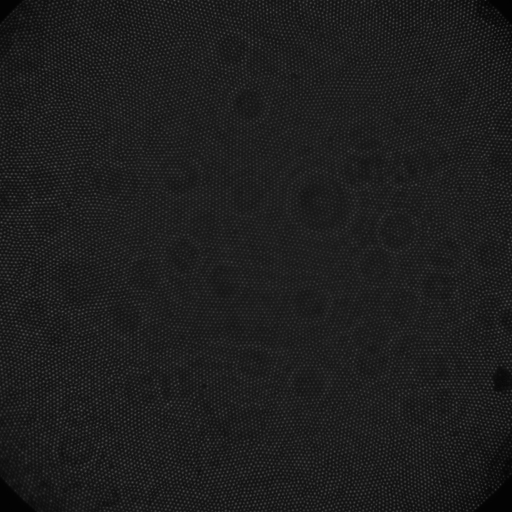
#> input picture test/test data/microspheres_holo.tif, 1024 x 1024 px, found by its file name (shown at 1/2 size); the run also reads 1 picture not shown here
$ python test_refocus.py
#> lines starting #> are read from the running program, lines starting #| are printed output that depends on the picture; after the words box and inside, x2 and y2 are one past the last pixel; in counts of white or black regions, pixels touching at a corner belong together
### pybundle.py
# -*- coding: utf-8 -*-
"""
PyBundle is an open source Python package for image processing of
fibre bundle images.

Classes:
    PyBundle : Bundle image processing
    Mosaic   : High speed mosaicking

@author: Mike Hughes
Applied Optics Group, University of Kent
https://github.com/mikehugheskent
"""


import numpy as np
import math
import time
from matplotlib import pyplot as plt

import cv2 as cv
from skimage.transform import hough_circle, hough_circle_peaks


class PyBundle:


    def __init__(self):
        pass


    # Applies Gaussian filter to image
    def gFilter(img, filterSize):

        kernelSize = round(filterSize * 6)           # Kernal size needs to be larger than sigma
        kernelSize = kernelSize + 1 - kernelSize%2   # Kernel size must be odd
        imgFilt = cv.GaussianBlur(img,(kernelSize,kernelSize), filterSize)
        return imgFilt


    # Locates bundle in an image by thresholding and searching for largest
    # connected region. Returns tuple of (centreX, centreY, radius)
    # [27 lines left out: function findBundle, not called in this run]


    # Extracts a square around the bundle using specified co-ordinates
    def cropRect(img,loc):
        cx = loc[0]
        cy = loc[1]
        rad = loc[2]
        imgCrop = img[cy-rad:cy+ rad, cx-rad:cx+rad]

        # Correct the co-ordinates of the bundles so that they
        # are correct for new cropped image
        newLoc = [rad,rad,loc[2] ]

        return imgCrop, newLoc


    # Finds the mask and applies it to set all values outside
    def maskAuto(img, loc):
        imgMasked = np.multiply(img, PyBundle.getMask(img,loc))
        return imgMasked

    # Sets all pixels outside bundle to 0
    def mask(img, mask):
        imgMasked = np.multiply(img, mask)
        return imgMasked

    # Returns location of bundle (tuple of centreX, centreY, radius) and a
    # a mask image with all pixel inside of bundle = 1, and those outside = 2
    # [5 lines left out: function locateBundle, not called in this run]

    # Sequentially crops image to bundle, applies Gaussian filter and then
    # sets pixels outside bundle to 0
    def cropFilterMask(img, loc, mask, filterSize, **kwargs):

        resize = kwargs.get('resize', -1)

        img = PyBundle.mask(img, mask)
        img = PyBundle.gFilter(img, filterSize)
        img, newLoc = PyBundle.cropRect(img, loc)
        if resize > 0:
            img = cv.resize(img, (resize,resize))


        return img


    # Returns a mask, 1 inside bundle, 0 outside bundle
    def getMask(img, loc):
        cx = loc[0]
        cy = loc[1]
        rad = loc[2]
        mY,mX = np.meshgrid(range(img.shape[0]),range(img.shape[1]))

        m = np.square(mX - cx) +  np.square(mY - cy)
        imgMask = np.transpose(m < rad**2)

        return imgMask


    # Find cores in bundle image using Hough transform. This generally
    # does not work as well as findCores and is a lot slower!
    # [99 lines left out: functions findCoresHough, findCores, extractCentral, not called in this run]


##############################################################################
class Mosaic:

    CROP = 0
    EXPAND = 1
    SCROLL = 2

    LEFT = 0
    TOP = 1
    RIGHT = 2
    BOTTOM = 3


    # [119 lines left out: functions __init__, initialise, add, not called in this run]


    # Return mosaic image
    def getMosaic(self):
        return self.mosaic


    # Dead leaf insertion of image into a mosaic at position. Only pixels for
    # which mask == 1 are copied
    # [180 lines left out: functions insertIntoMosaic, insertIntoMosaicBlended, findShift, extractCentral, cosineWindow, isOutSideMosaic and 2 more, not called in this run]


### PyHoloscope.py
# -*- coding: utf-8 -*-
"""
PyHoloscope

Mike Hughes, Applied Optics Group, University of Kent
"""

import numpy as np
import cv2 as cv
import math
import scipy
import time
from matplotlib import pyplot as plt

# Creates Fourier domain propagator for angular spectrum meethod. GridSize
# is size of image (in pixels) to refocus.
def propagator(gridSize, wavelength, pixelSize, depth):


    area = gridSize * pixelSize

    (xM, yM) = np.meshgrid(range(gridSize), range(gridSize))

    fac = wavelength/area;

    alpha = fac*(xM - gridSize/2 -1)
    beta = fac*(yM - gridSize/2 -1)

    prop = np.exp(-2*math.pi*1j*depth*np.sqrt(1 - alpha**2 - beta**2)/wavelength)

    prop[(alpha**2 + beta**2) > 1] = 0

    return prop

# Refocus using angular spectrum method. Takes a pre-computed propagator. Optionally specifiy
# window - numpy array to multiple with prior to refocus, background - background image to subtract
# to make contrast hologram. Returns the complex image.
def refocus(img, propagator, **kwargs):

    background = kwargs.get('background', 0)
    window = kwargs.get('window', -1)
    imgIsFourier = kwargs.get('FourierDomain', False)


    # If we have been sent the FFT of image, used when repeatedly calling refocus
    # (for example when finding best focus) we don't need to do FFT or shift for speed
    if imgIsFourier:

       return np.fft.ifft2(np.fft.fftshift(img * propagator))

    else:   # If we are sent the spatial domain image

        if np.size(background) > 1:
            cHologram = img.astype('float32') - background.astype('float32')
        else:
            cHologram  = img.astype('float32')

        # If window was specified then multiply by window first
        if np.size(window) > 1:
            cHologram = cHologram * window

        return np.fft.ifft2(np.fft.fftshift(np.fft.fftshift(np.fft.fft2(cHologram)) * propagator))


# Produce a circular cosine window mask on grid of imgSize * imgSize. Mask
# is 0 for radius > circleSize and 1 for radius < (circleSize - skinThickness)
# The intermediate region is a smooth cosine function.
def circCosineWindow(imgSize, circleRadius, skinThickness):
    innerRad = circleRadius - skinThickness
    xM, yM = np.meshgrid(range(imgSize),range(imgSize))
    imgRad = np.sqrt( (xM - imgSize/2) **2 + (yM - imgSize/2) **2)
    mask =  np.cos(math.pi / (2 * skinThickness) * (imgRad - innerRad))**2
    mask[imgRad < innerRad ] = 1
    mask[imgRad > innerRad + skinThickness] = 0
    return mask


# Returns score of how 'in focus' an image is based on selected method.
# Brenner, Sobel or Peak
# [146 lines left out: functions focusScore, refocusAndScore, findFocus, focusScoreCurve, not called in this run]


# Utility class for region of interest
class roi:

    # [5 lines left out: function __init__, not called in this run]

    def __str__(self):
        return str(self.x) + ',' + str(self.y) + ',' + str(self.width) + ',' + str(self.height)

    # Stops ROI exceeding images size
    # [6 lines left out: function constrain, not called in this run]

    # img is cropped to ROI
    def crop (self, img):
        return img[self.x: self.x + self.width - 1, self.y:self.y + self.height - 1]


# LUT of propagators
class PropLUT:
    # [8 lines left out: function __init__, not called in this run]

    def __str__(self):
        return "LUT of " + str(self.nDepths) + " propagators from depth of " + str(self.depths[0]) + " to " + str(self.depths[-1]) + ". Wavelength: " + str(self.wavelength) + ", Pixel Size: " + str(self.pixelSize)

    # [8 lines left out: function propagator, not called in this run]


### old/test_refocus.py
# -*- coding: utf-8 -*-
"""
Tests numerical refocus of inline hologram.

@author: Mike Hughes
Applied Optics Group
University of Kent
"""

from matplotlib import pyplot as plt
import numpy as np
import time

import cv2 as cv

import context      # Load paths
import PyHoloscope as holo
from pybundle import PyBundle


hologram = cv.imread("test data\\microspheres_holo.tif")[:,:,0]
#> hologram: shape (1024, 1024); min 2, max 99, mean 29.2
background = cv.imread('test data\\microspheres_back.tif')[:,:,0]
#> background: shape (1024, 1024); min 2, max 92, mean 30.8


# Bundle pattern removal
loc = (640,512,512)      # Fibre bundle location (x,y,radius)
imgSize = 300            # Image size after fibre core removal
rad = imgSize/2          # Image radius after fibre core removal

# Holography
skinThickness = 20       # Feathering of circular window
wavelength = 0.45e-6                  # Blue LED
pixelSize = 0.44e-6 / imgSize * 1024


depth = 0.00054

# Create mask and window
mask = PyBundle.getMask(hologram, loc)
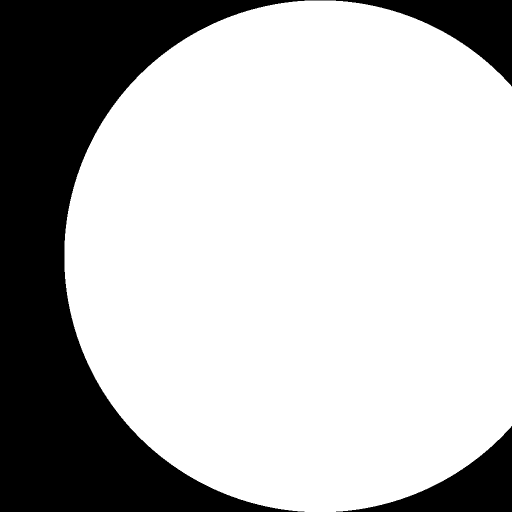
#> mask: shape (1024, 1024) bool (shown at 1/2 size); 72.8% white; 2 black regions, box (x1, y1, x2, y2) and area: (0, 0, 1024, 1024) 264681, (672, 852, 1024, 1024) 20160
window = holo.circCosineWindow(imgSize,rad, skinThickness)

# Pre-process bundle images
holoProc = PyBundle.cropFilterMask(hologram, loc, mask, 2.5, resize = imgSize)
#> in mask, `imgMasked = np.multiply(img, mask)`:
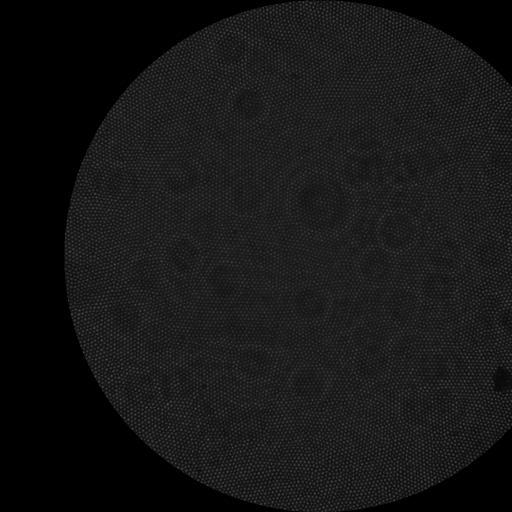
#> imgMasked: shape (1024, 1024) (shown at 1/2 size); min 0, max 99, mean 21.7
#> in cropRect, `imgCrop = img[cy-rad:cy+ rad, cx-rad:cx+rad]`:
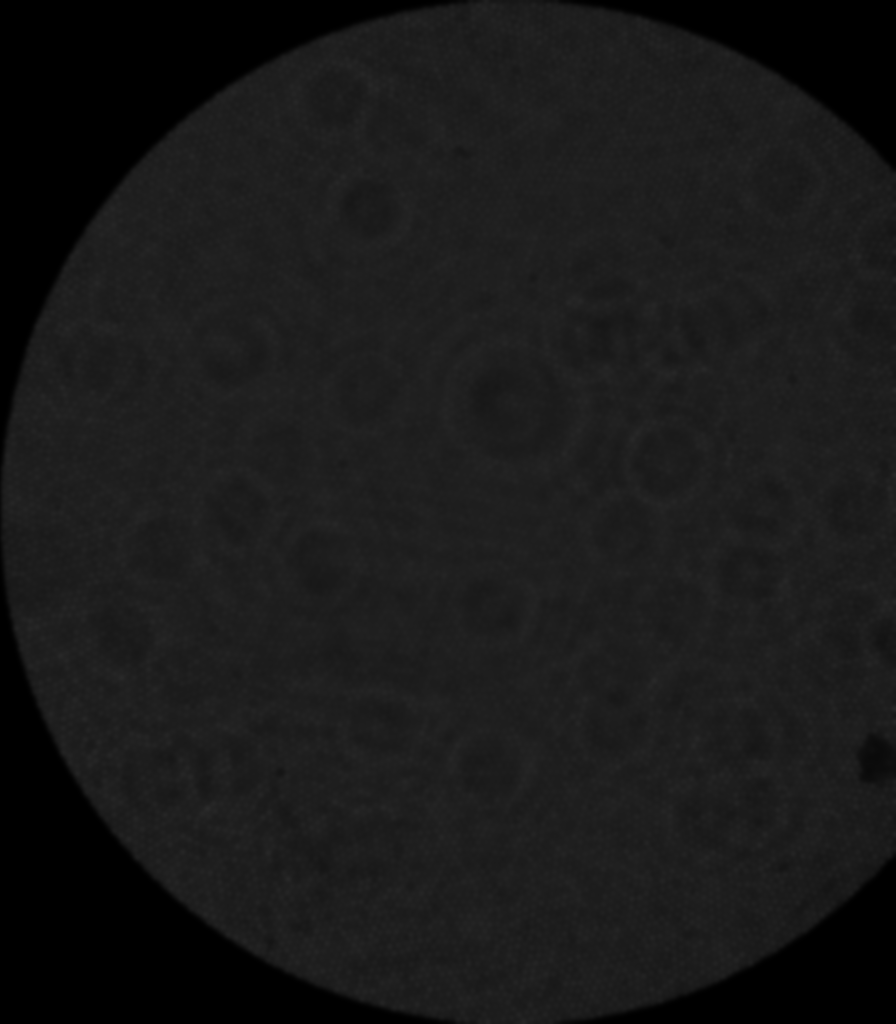
#> imgCrop: shape (1024, 896); min 0, max 43, mean 24.9
#> in cropFilterMask, `img, newLoc = PyBundle.cropRect(img, loc)`: newLoc = [512, 512, 512]
backgroundProc = PyBundle.cropFilterMask(background, loc, mask, 2.5, resize = imgSize)
#> call 2 of cropFilterMask, with loc = (640, 512, 512), filterSize = 2.5
#> call 2 of cropRect, with loc = (640, 512, 512)
#> in cropRect (call 2), `imgCrop = img[cy-rad:cy+ rad, cx-rad:cx+rad]`:
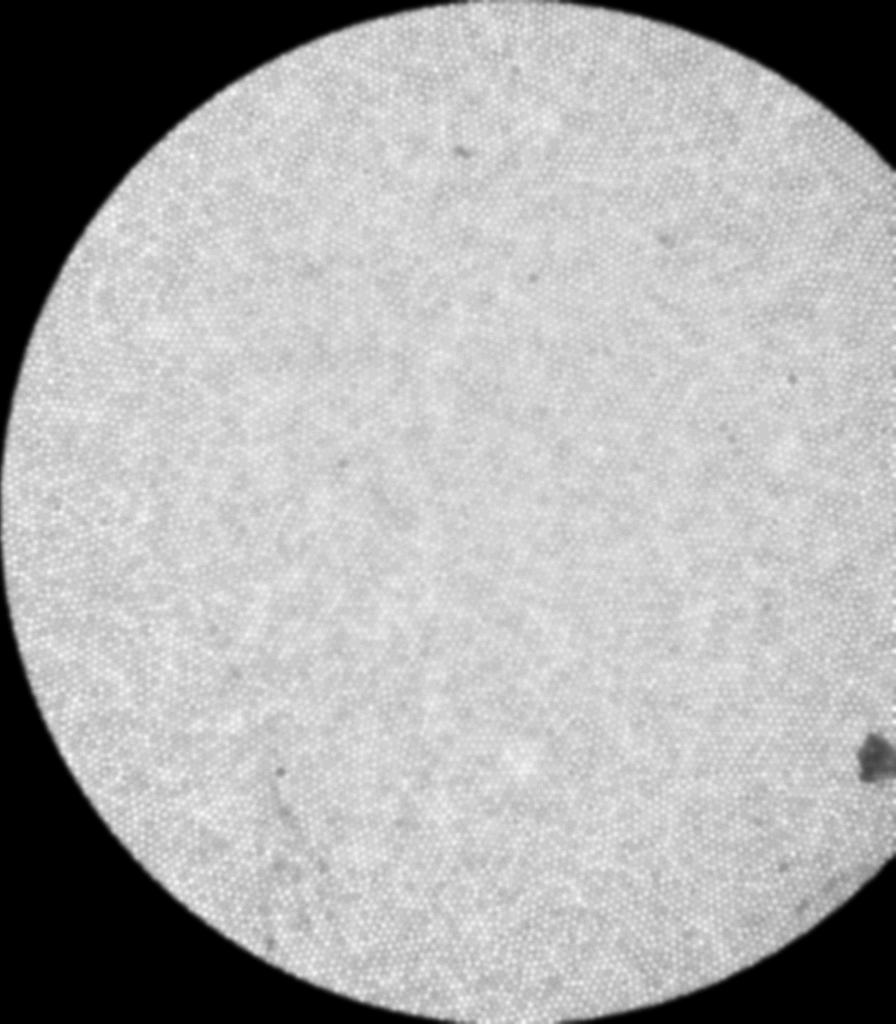
#> imgCrop: shape (1024, 896); min 0, max 39, mean 26.2; drawn with min black and max white
#> in cropFilterMask (call 2), `img = cv.resize(img, (resize,resize))`:
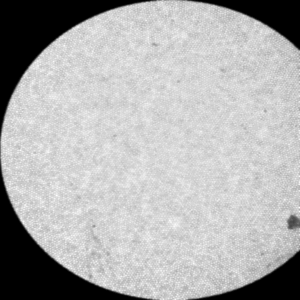
#> img: shape (300, 300); min 0, max 38, mean 26.2; drawn with min black and max white

# Propagator
prop = holo.propagator(imgSize, wavelength, pixelSize, depth)

t0 = time.time()
refocImg = np.abs(holo.refocus(holoProc, prop, background = backgroundProc, window = window))
#> in refocus, `cHologram = cHologram * window`:
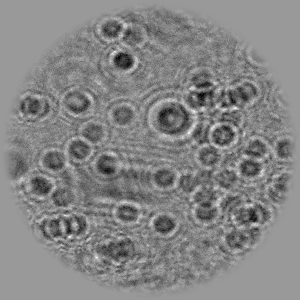
#> cHologram: shape (300, 300) float64; min -9, max 6, mean -1.15; drawn with min black and max white
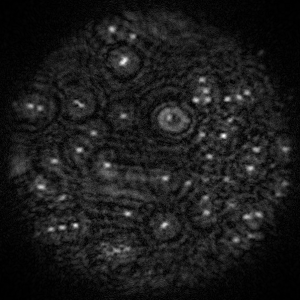
#> refocImg: shape (300, 300) float64; min 0.000993, max 13.35, mean 1.43; drawn with min black and max white
t1 = time.time()
print("Refocus Time:", round(1000 * (t1-t0),1), 'ms')
plt.imshow(refocImg, cmap='gray')
